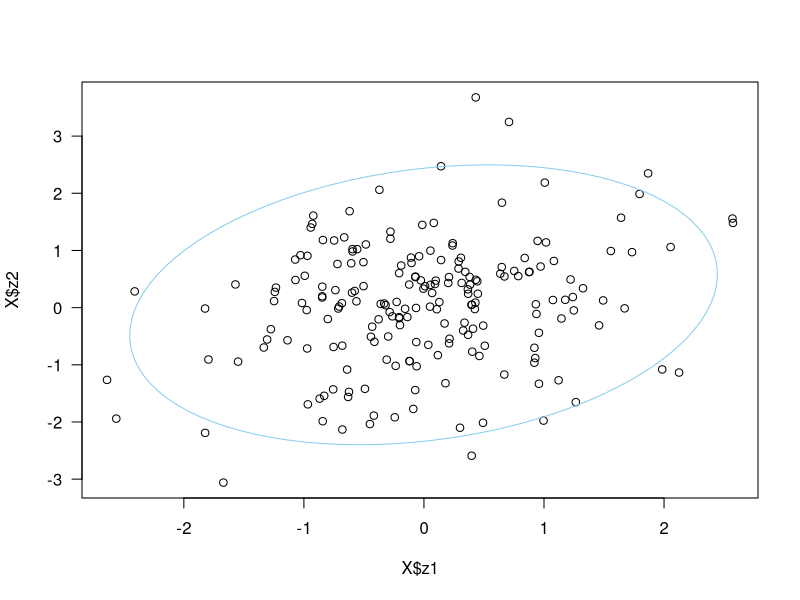

The R source for this figure:
library(MASS)
library(ellipse)
C = matrix(c(0.7, 0.2,-0.3,
0.2, 1.2, 0.4,
-0.3, 0.4, 0.6),
nrow=3)

# check its symmetry 
transpose_C <- t(C)
if (all(t(C) == transpose_C)) print("yup")
t(C) == transpose_C

C_cor <- matrix(nrow = 3, ncol = 3)

C_cor <- cov2cor(C)

for (element in C){
  if (element %in% diag(C)) {
    var <- element
  }
}


X <- data.frame(mvrnorm(200, c(0,0,0), C))
colnames(X) <- c("z1", "z2", "z3")

means = c(apply(X[,1:2], 2, mean)) # X[,1:2] we extract all rows, but only col 1 and 2

plot(X$z1, X$z2, las=1)
lines(ellipse(cov(X$z1, X$z2), centre = means), col = "skyblue")

cov(X[,1:2])
?apply
?ellipse
# plot(ellipse(0.8), type = 'l')
?mvrnorm
